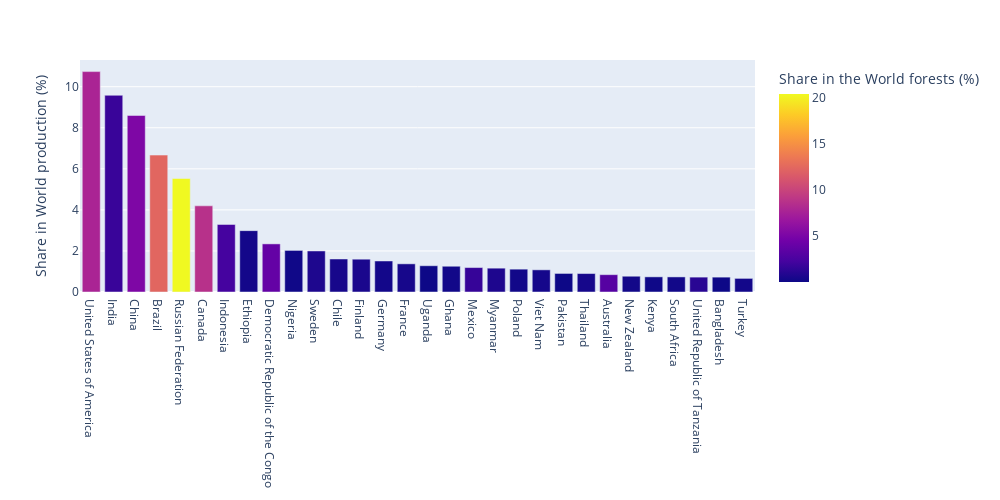

The notebook cell saved with this chart:
### Code cell
# plot histogram
import plotly.express as px

fig = px.bar(country_production.head(30), x='Area', y='Production', color='Forested area',
             labels={'Area':'Country', "Production": "Share in World production (%)", 'Forested area': 'Share in the World forests (%)'})

fig.update_layout(
    xaxis_title=None,
    width=1000,
    height=500
)

fig.show()

### Figure 1 — Plotly figure (JSON) as saved in the notebook; plotly's stock layout.template omitted (floating-point values rounded to 4 significant figures)
{"data": [{"alignmentgroup": "True", "hoverlabel": {"namelength": 0}, "hovertemplate": "Country=%{x}<br>Share in World production (%)=%{y}<br>Share in the World forests (%)=%{marker.color}", "legendgroup": "", "marker": {"color": [7.774, 1.772, 5.223, 12.37, 20.43, 8.701, 2.282, 0.313, 3.825, 0.175, 0.704, 0.445, 0.557, 0.286, 0.426, 0.052, 0.234, 1.656, 0.728, 0.237, 0.37, 0.037, 0.411, 3.128, 0.255, 0.111, 0.232, 1.155, 0.036, 0.294], "coloraxis": "coloraxis"}, "name": "", "offsetgroup": "", "orientation": "v", "showlegend": false, "textposition": "auto", "type": "bar", "x": ["United States of America", "India", "China", "Brazil", "Russian Federation", "Canada", "Indonesia", "Ethiopia", "Democratic Republic of the Congo", "Nigeria", "Sweden", "Chile", "Finland", "Germany", "France", "Uganda", "Ghana", "Mexico", "Myanmar", "Poland", "Viet Nam", "Pakistan", "Thailand", "Australia", "New Zealand", "Kenya", "South Africa", "United Republic of Tanzania", "Bangladesh", "Turkey"], "xaxis": "x", "y": [10.74, 9.582, 8.599, 6.669, 5.529, 4.197, 3.291, 2.989, 2.344, 2.026, 1.999, 1.608, 1.598, 1.511, 1.372, 1.279, 1.255, 1.191, 1.161, 1.113, 1.08, 0.904, 0.899, 0.844, 0.768, 0.738, 0.735, 0.725, 0.724, 0.663], "yaxis": "y"}], "layout": {"barmode": "relative", "coloraxis": {"colorbar": {"title": {"text": "Share in the World forests (%)"}}, "colorscale": [[0, "#0d0887"], [0.1111, "#46039f"], [0.2222, "#7201a8"], [0.3333, "#9c179e"], [0.4444, "#bd3786"], [0.5556, "#d8576b"], [0.6667, "#ed7953"], [0.7778, "#fb9f3a"], [0.8889, "#fdca26"], [1, "#f0f921"]]}, "height": 500, "legend": {"tracegroupgap": 0}, "margin": {"t": 60}, "width": 1000, "xaxis": {"anchor": "y", "domain": [0, 1], "title": {}}, "yaxis": {"anchor": "x", "domain": [0, 1], "title": {"text": "Share in World production (%)"}}}}
